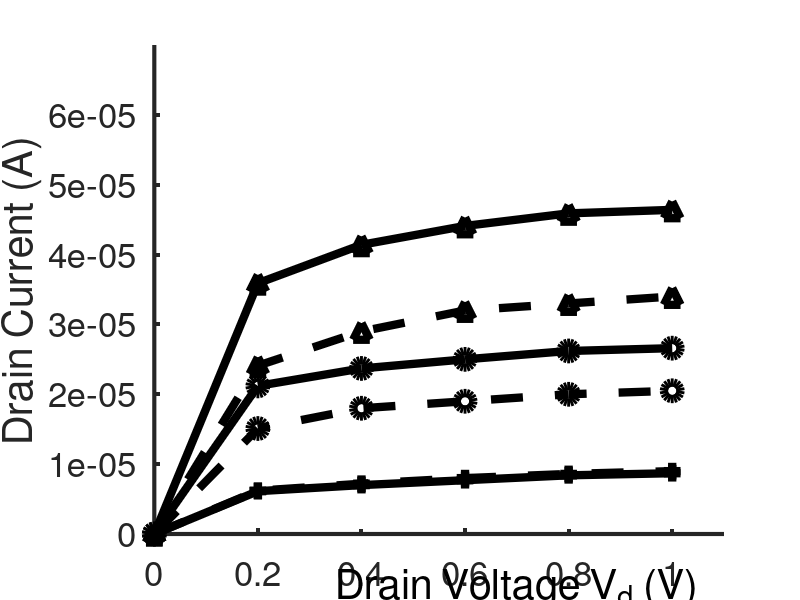

The MATLAB script that drew this image: (Note: this script raises an error after producing the figure.)
vd = [0, 0.2, 0.4, 0.6, 0.8, 1.0];
vg10_noqc_10nm=[0,3.59 * 1e-7, 4.14 * 1e-7,4.41 * 1e-7, 4.59 * 1e-7, 4.64 * 1e-7];
vg10_qc_10nm=[0,2.41 * 1e-7, 2.9 * 1e-7, 3.2 * 1e-7,3.3 * 1e-7, 3.4 * 1e-7];
vg06_noqc_10nm=[0,6.13 * 1e-8, 7.0 * 1e-8 ,7.7 * 1e-8,8.4 * 1e-8, 8.7 * 1e-8];
vg06_qc_10nm=[0,6.2 * 1e-8, 7.2 * 1e-8,8.0 * 1e-8, 8.6 * 1e-8, 9.0 * 1e-8];
vg08_noqc_10nm=[0,2.12 * 1e-7, 2.37 * 1e-7 ,2.5 * 1e-7, 2.62 * 1e-7, 2.66 * 1e-7];
vg08_qc_10nm=[0,1.51 * 1e-7, 1.8 * 1e-7, 1.9 * 1e-7, 2.0 * 1e-7, 2.05 * 1e-7];

%vg1_noqc_6nm=[2.94 * 1e-7, 3.4 * 1e-7,3.59 * 1e-7, 3.7 * 1e-7, 3.7 * 1e-7];
%vg0.8_noqc_6nm=[1.74 * 1e-7, 1.92 * 1e-7, 0, 2.07 * 1e-7, 2.66 * 1e-7];

vg10_noqc_10nm = vg10_noqc_10nm * 100;
vg10_qc_10nm = vg10_qc_10nm * 100;
vg06_qc_10nm = vg06_qc_10nm * 100;
vg06_noqc_10nm = vg06_noqc_10nm * 100;
vg08_qc_10nm = vg08_qc_10nm * 100;
vg08_noqc_10nm = vg08_noqc_10nm * 100;

hold on
h(1)=plot(vd, vg06_noqc_10nm, 'k+-','LineWidth', 6, 'MarkerSize', 12);
h(2)=plot(vd, vg08_noqc_10nm,'ko-','LineWidth', 6, 'MarkerSize', 12);
h(3)=plot(vd, vg10_noqc_10nm,'k^-','LineWidth', 6, 'MarkerSize', 12);

h(4)=plot(vd, vg06_qc_10nm,'k+--','LineWidth', 6, 'MarkerSize', 12);
h(5)=plot(vd, vg08_qc_10nm,'ko--','LineWidth', 6, 'MarkerSize', 12);
h(6)=plot(vd, vg10_qc_10nm,'k^--','LineWidth',6, 'MarkerSize', 12);

set(gca,'FontSize',25);
set(gca,'LineWidth',3);

%xlabel('V_d / V','FontSize', 30);
ylabel('Drain Current (A)','FontSize', 30);

xlim([0 1.1]);
ylim([0 7e-5]);
set(gca,'XTick', [0, 0.2, 0.4, 0.6, 0.8, 1.0]);

text(0.35, -7.8e-6, 'Drain Voltage V_d (V)' , 'FontSize', 30);
%text(0.4,1e-7,'V_g=0.6 V, noqc', 'FontSize', 30);
%legend('V_g=0.6 V, noqc','V_g=0.8 V, noqc', 'V_g=1 V, noqc','V_g=0.6 V, qc', 'V_g=0.8 V, qc', 'V_g=1 V, qc');
[legh, objh, outh, outm] = legend(h(1:3),'V_g=0.6 V, noqc','V_g=0.8 V, noqc','V_g=1 V, noqc',1);
%set(legh,'Box','off');
legh2=copyobj(legh,gcf);
[legh2,objh2]=legend(h(4:6),'V_g=0.6 V, qc', 'V_g=0.8 V, qc', 'V_g=1 V, qc',2);
%set(legh2,'Box','off');
